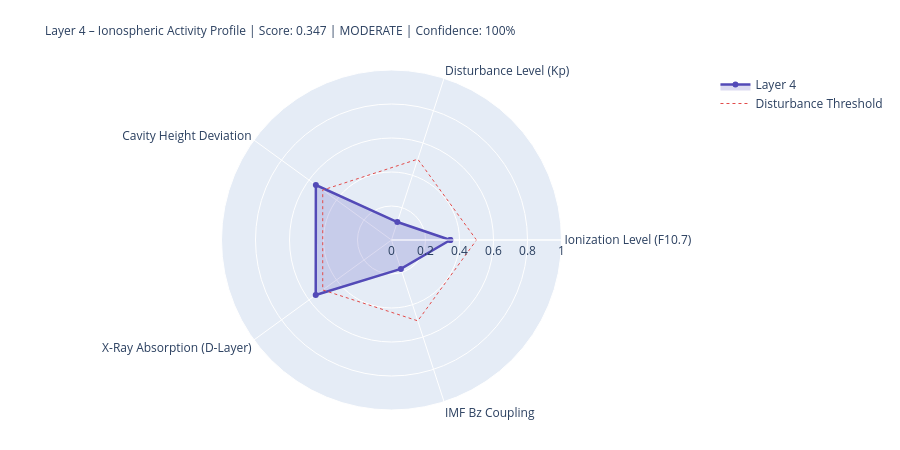

Write notebook code for a chart like this one.
### Markdown cell above
---
## 4. State Assessment & Handoff to Layer 5

### Code cell
# ============================================================
# LAYER-4-SCORE
# ============================================================

COMPONENTS = {
    'Ionization Level (F10.7)':    {'score': ioniz,       'source': 'primary' if f107_now else 'from_layer0', 'dynamic': True},
    'Disturbance Level (Kp)':          {'score': disturb,     'source': 'primary' if kp_now   else 'from_layer0', 'dynamic': True},
    'Cavity Height Deviation':    {'score': h_dev,       'source': 'derived',                                'dynamic': True},
    'X-Ray Absorption (D-Layer)':{'score': xray_ioniz,  'source': 'primary' if xray_now else 'missing',     'dynamic': True},
    'IMF Bz Coupling':             {'score': bz_coupling, 'source': 'primary' if bz_now   else 'from_layer0', 'dynamic': True},
}

available    = {k: v['score'] for k, v in COMPONENTS.items() if v['score'] is not None}
unavailable  = [k for k, v in COMPONENTS.items() if v['score'] is None]
layer4_score = round(sum(available.values()) / len(available), 4) if available else None
confidence   = round(len(available) / len(COMPONENTS), 2)
level = ('unknown' if layer4_score is None
         else 'quiet'   if layer4_score < 0.3
         else 'moderate' if layer4_score < 0.6
         else 'active')
dominant_l4 = max(available, key=available.get) if available else 'none'

# Resonance delta for Schumann SR-1
sr1_ref = schumann_freq(1, 80.0)
sr1_now = schumann_freq(1, h_eff)
sr1_delta_mhz = (sr1_now - sr1_ref) * 1000

# Propagation conditions
prop_cond = ('disturbed'   if kp_val > 4
             else 'unsettled' if kp_val > 2
             else 'normal')
if xray_class in ['X', 'M']:
    prop_cond = 'Radio-Blackout moeglich'

W = 68
print('=' * W)
print('LAYER 4 – IONOSPHERE – STATE ASSESSMENT')
print('=' * W)
for name, comp in COMPONENTS.items():
    s = comp['score']
    if s is not None:
        bar = '█' * int(s * 20) + '░' * (20 - int(s * 20))
        print(f'  {name:<36} {bar}  {s:.3f}  [{comp["source"]}]')
    else:
        print(f'  {name:<36} {"─" * 20}  n/a   [missing]')
print('-' * W)
print(f'  Score:          {layer4_score:.3f}  ({len(available)}/{len(COMPONENTS)} components)')
print(f'  Confidence:     {confidence:.0%}')
print(f'  Level:          {level.upper()}')
print(f'  Dominant:       {dominant_l4}')
print(f'  Cavity height:  {h_eff:.1f} km  (Ref: 80.0 km)')
print(f'  SR-1:           {sr1_now:.3f} Hz  (Δ {sr1_delta_mhz:+.1f} mHz vs. ref)')
print(f'  Propagation:    {prop_cond}')
print(f'  X-Ray:          {xray_class}-class  ({xray_now:.2e} W/m²)' if xray_now else '  X-Ray:          n/a')
print('=' * W)

# Radar
cats   = list(available.keys())
vals_r = list(available.values())
if len(cats) >= 3:
    fig = go.Figure()
    fig.add_trace(go.Scatterpolar(
        r=vals_r + [vals_r[0]], theta=cats + [cats[0]],
        fill='toself', fillcolor='rgba(83,74,183,0.20)',
        line=dict(color='#534AB7', width=2.5), name='Layer 4'
    ))
    fig.add_trace(go.Scatterpolar(
        r=[0.5] * (len(cats)+1), theta=cats + [cats[0]],
        line=dict(color='#E24B4A', dash='dot', width=1),
        mode='lines', name='Disturbance Threshold'
    ))
    fig.update_layout(
        title=dict(
            text=f'Layer 4 – Ionospheric Activity Profile | Score: {layer4_score:.3f} | {level.upper()} | Confidence: {confidence:.0%}',
            font=dict(size=12)
        ),
        polar=dict(radialaxis=dict(visible=True, range=[0, 1])),
        height=450, showlegend=True,
        margin=dict(l=80, r=80, t=70, b=40)
    )
    fig.show()

### Figure 1 — Plotly figure (JSON) as saved in the notebook; plotly's stock layout.template omitted (floating-point values rounded to 4 significant figures)
{"data": [{"fill": "toself", "fillcolor": "rgba(83,74,183,0.20)", "line": {"color": "#534AB7", "width": 2.5}, "name": "Layer 4", "r": [0.346, 0.111, 0.55, 0.551, 0.179, 0.346], "theta": ["Ionization Level (F10.7)", "Disturbance Level (Kp)", "Cavity Height Deviation", "X-Ray Absorption (D-Layer)", "IMF Bz Coupling", "Ionization Level (F10.7)"], "type": "scatterpolar"}, {"line": {"color": "#E24B4A", "dash": "dot", "width": 1}, "mode": "lines", "name": "Disturbance Threshold", "r": [0.5, 0.5, 0.5, 0.5, 0.5, 0.5], "theta": ["Ionization Level (F10.7)", "Disturbance Level (Kp)", "Cavity Height Deviation", "X-Ray Absorption (D-Layer)", "IMF Bz Coupling", "Ionization Level (F10.7)"], "type": "scatterpolar"}], "layout": {"height": 450, "margin": {"b": 40, "l": 80, "r": 80, "t": 70}, "polar": {"radialaxis": {"range": [0, 1], "visible": true}}, "showlegend": true, "title": {"font": {"size": 12}, "text": "Layer 4 – Ionospheric Activity Profile | Score: 0.347 | MODERATE | Confidence: 100%"}}}
